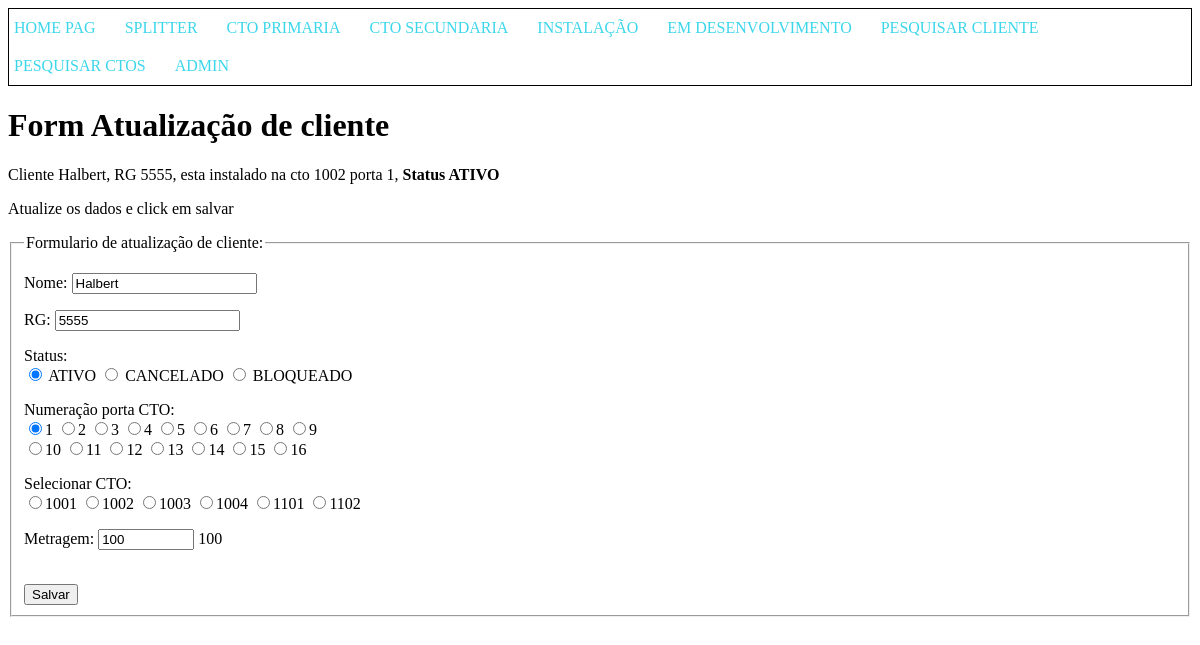
Page /ctomanager/atualizar_cliente/35/ on the earlier database version.
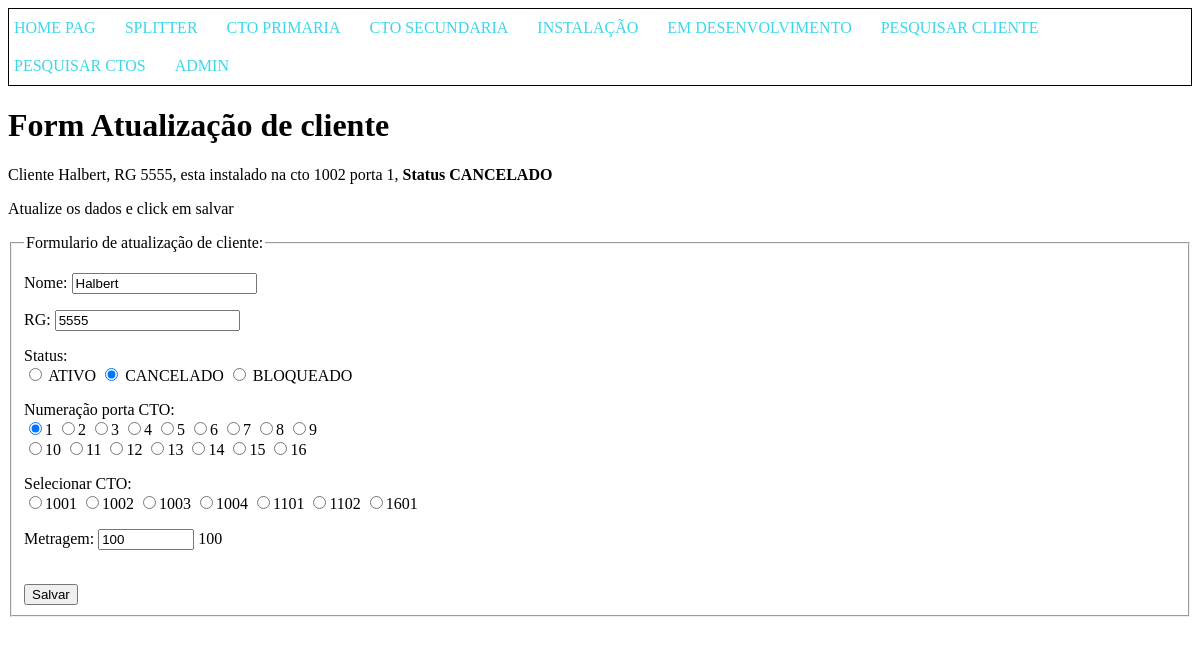
Same page on the later database version.
### CTO_manager/models.py (models this page shows, shortened)
class Cliente(models.Model):
  nome = models.CharField(max_length=100) # identificação do cliente pelo nome
  rg = models.IntegerField(blank=True) # identificao do cliente RG
  status = models.CharField(max_length=15, default='ATIVO') # identificação do status do cliente  ativo, cancelado, bloqueado, se nada for atribuido inicialmente começa como 'ativo'
  porta = models.PositiveIntegerField(blank=True) # salvar a numeracao da porta que o cliente esta associado a cto, somente numeros positivos
  numeracao_cto = models.IntegerField(blank=True, null=True) # deixar salva a numeracao da cto
  metragem = models.IntegerField(default=0) # tamanho do cabo que foi utilizado para instalacao

class CtoSecundaria(models.Model):
  numeracao = models.IntegerField() # Numero de identificacao da CTO secundaria
  descricao = models.TextField(blank=True, null=True, verbose_name='Descricao detalhada') # Informacoes detalhadas e observacoes sobre a CTO
  sinal_entrada = models.FloatField() # Referencia para o sinal que esta chegando na caixa (futura implementacao para verificar atenuacoes na rota)
  splitter = models.ForeignKey(Splitter, on_delete=models.CASCADE) # Pre-requisito: cadastro do splitter; o tamanho do splitter define quantos cliente a caixa pode ter
  derivacao_ctoPrimaria = models.ForeignKey(CtoPrimaria, on_delete=models.CASCADE) # Pre-requisito: cadastro da cto primaria. buscar caixar com identificador da ctop
  metragem = models.IntegerField(default=0) # tamanho do cabo que foi utilizado para instalacao
  clientes = models.ManyToManyField(Cliente, blank=True) # Este e o tipo de campo que define uma relacao de muitos-para-muitos com o modelo Cliente.

### CTO_manager/views.py (the view, shortened to what this page needs)
# urls.py: path('atualizar_cliente/<int:pk>/', views.atualizar_cliente, name='atualizar_cliente'),
def atualizar_cliente(request, pk):
  template = loader.get_template('CTO_manager/atualizar_cliente.html') ## carregando locla do arquivo html
  cliente = Cliente.objects.get(pk=pk)
  ctos = CtoSecundaria.objects.all()
  context = {
    'titulo' : 'Atualiza dados', # titulo da pagina
    'ctos':ctos,
    'range': [1,2,3,4,5,6,7,8,9,10,11,12,13,14,15,16],
    'nome': cliente.nome,
    'rg': cliente.rg,
    'cto': cliente.numeracao_cto,
    'porta': cliente.porta,
    'status': cliente.status,
    'metragem': cliente.metragem,
    'pk': cliente.pk,
  }
  return HttpResponse(template.render(context, request))

### CTO_manager/templates/CTO_manager/atualizar_cliente.html (shortened to what this page needs)
{% extends 'base.html' %}
{% block content %}
<h1>Form Atualização de cliente</h1>
<p>
  Cliente {{nome}}, RG {{rg}}, esta instalado na cto {{cto}} porta {{porta}}, <strong> Status {{status}}</strong>
</p>
<p>
  Atualize os dados e click em salvar
</p>
<form action="/ctomanager/atualizar_cliente/{{pk}}/" method="post">
  <fieldset>
    <legend>Formulario de atualização de cliente:</legend>
    <p>
      <label for="nome">Nome:</label>
      <input type="text" name="nome" id="nome" value="{{nome}}" required>
    </p>
    <p>
      <label for="rg">RG:</label>
      <input type="number" name="rg", id="rg"  value="{{rg}}" placeholder="Somente numeros">
    </p>
    <p>
      Status:<br>
      <input type="radio" name="status" value="ATIVO" id="ativo" {% if status == 'ATIVO' %}checked{% endif %}>
      <Label for="ativo">ATIVO</Label>
      <input type="radio" name="status" value="CANCELADO" id="cancelado" {% if status == 'CANCELADO' %}checked{% endif %}>
      <label for="cancelado">CANCELADO</label>
      <input type="radio" name="status" value="BLOQUEADO" id="bloqueado" {% if status == 'BLOQUEADO' %}checked{% endif %}>
      <label for="bloqueado">BLOQUEADO</label>
    </p>
    <p>
       <span>Numeração porta CTO:</span><br>
      {% for numero in range %}
      <input type="radio" name="porta" id="pt" value="{{numero}}" {% if porta == numero %}checked{% endif %}><label for="porta" >{{numero}}</label>
      {% if numero == 9 %}
        <br>
      {%endif%}
      {% endfor %}
    </p>
    <p>
      <span>Selecionar CTO:</span><br>
      {% for cto in ctos %}
        <input type="radio" name="numeracao_cto" value="{{cto.numeracao}}" id="{{cto.numeracao}}" required
        ><label for="{{cto.numeracao}}">{{cto.numeracao}}</label>
      {% endfor %}
    </p>
    <p>
      <label for="metragem">Metragem:</label>
      <input type="number" step="0.01" name="metragem" id="metragem" min="0" max="1000" value="{{ metragem }}">
      {{metragem}}
    </p>
    <br><button type="submit">Salvar</button>
  </fieldset>
</form>
{% endblock %}

Differences in the rows shown:
changed Cliente "Halbert": status "ATIVO" → "CANCELADO"; status "☑ ATIVO" → "☐ ATIVO"; status "☐ CANCELADO" → "☑ CANCELADO"
added CtoSecundaria: numeracao "☐ 1601", numeracao "1601"
